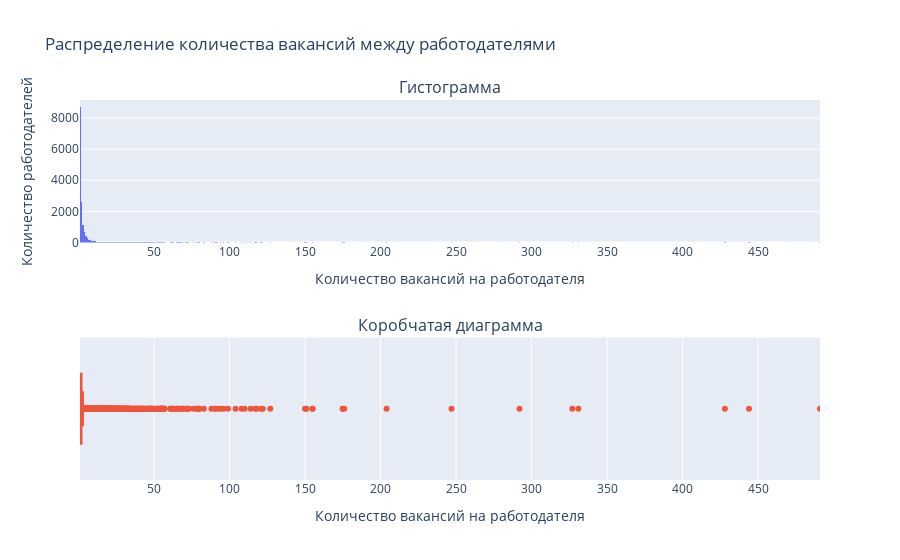

The code cell stored with this chart in its notebook:
### Markdown cell above
Построим график.

### Code cell
show_distribution(
    df = df_vacancies_count_at_employers_2,    
    distribution_title = 'Распределение количества вакансий между работодателями',
    x_title = 'Количество вакансий на работодателя',
    y_title = 'Количество работодателей',
    column_name = 'vacancies_cnt',
    file_name = '03_vacancies_count_at_employers_2'
)

### Figure 1 — Plotly figure (JSON) as saved in the notebook; plotly's stock layout.template omitted (floating-point values rounded to 4 significant figures; data arrays with more than 128 entries replaced by an {"elided": "..."} marker saying what was removed)
{"data": [{"type": "histogram", "x": {"elided": "14905 int values"}, "xaxis": "x", "yaxis": "y"}, {"name": "", "type": "box", "x": {"elided": "14905 int values"}, "xaxis": "x2", "yaxis": "y2"}], "layout": {"annotations": [{"font": {"size": 16}, "showarrow": false, "text": "Гистограмма", "x": 0.5, "xanchor": "center", "xref": "paper", "y": 1, "yanchor": "bottom", "yref": "paper"}, {"font": {"size": 16}, "showarrow": false, "text": "Коробчатая диаграмма", "x": 0.5, "xanchor": "center", "xref": "paper", "y": 0.375, "yanchor": "bottom", "yref": "paper"}], "showlegend": false, "title": {"text": "Распределение количества вакансий между работодателями"}, "xaxis": {"anchor": "y", "domain": [0, 1], "range": [1, 491], "title": {"text": "Количество вакансий на работодателя"}}, "xaxis2": {"anchor": "y2", "domain": [0, 1], "range": [1, 491], "title": {"text": "Количество вакансий на работодателя"}}, "yaxis": {"anchor": "x", "domain": [0.625, 1], "title": {"text": "Количество работодателей"}}, "yaxis2": {"anchor": "x2", "domain": [0, 0.375]}}}
